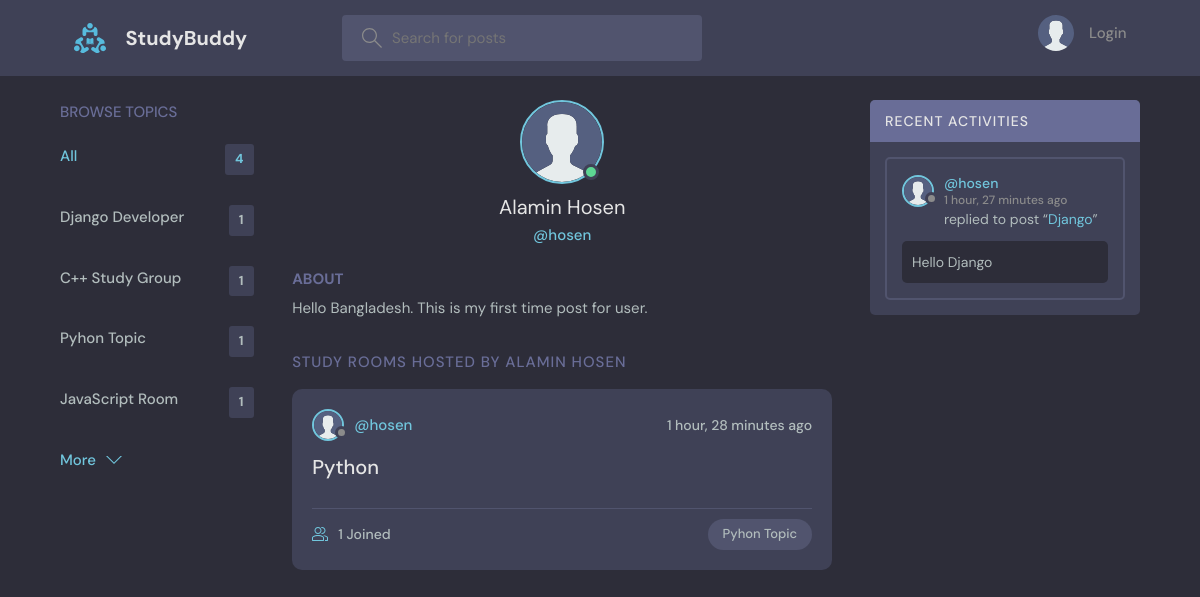
Before: /profile/3/ with the older database file.
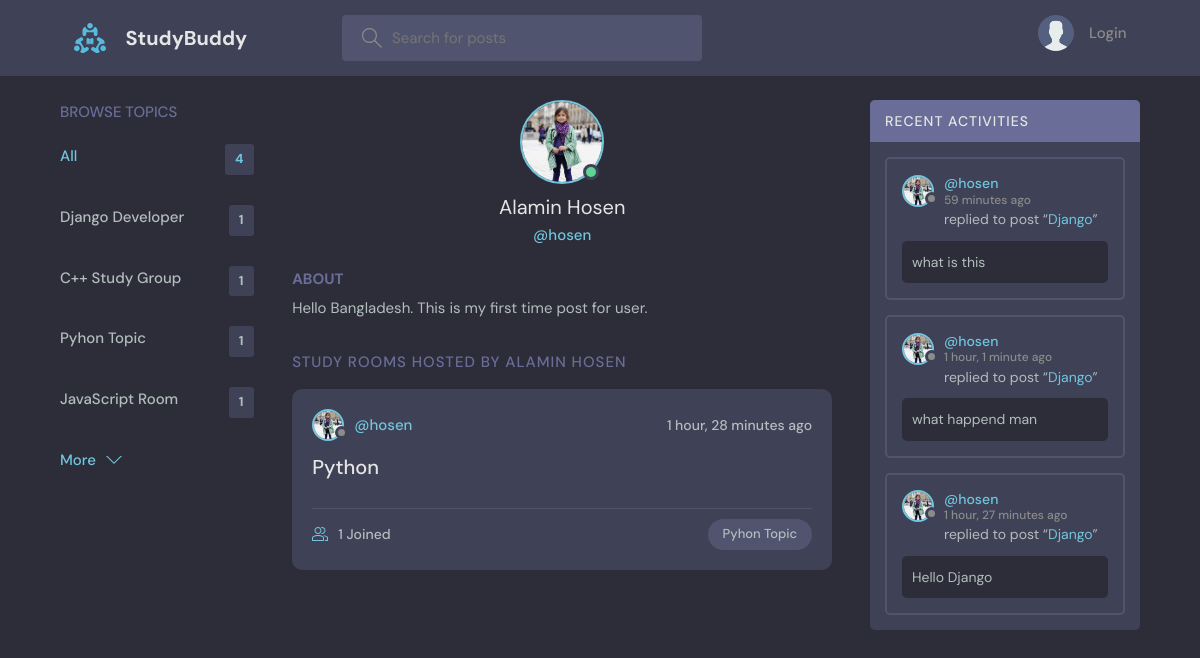
After: the same page with the newer database file.
### base/models.py (models this page shows, shortened)
class Topic(models.Model):
    name = models.CharField(max_length=200)

class User(AbstractUser):
    name = models.CharField(max_length=200, null=True)
    email = models.EmailField(unique=True, null=True)
    bio = models.TextField(null=True)
    avatar = models.ImageField(null=True, default="avatar.svg")
    gender = models.CharField(
        max_length=255, blank=True, default='rather_not_say')
    active = models.BooleanField(default=True)
    staff = models.BooleanField(default=False)  # a admin user; non super-user
    admin = models.BooleanField(default=False)
    USERNAME_FIELD = 'email'
    REQUIRED_FIELDS = []
    objects = UserManager()

class Room(models.Model):
    host = models.ForeignKey(User, on_delete=models.SET_NULL, null=True)
    topic = models.ForeignKey(Topic, on_delete=models.SET_NULL, null=True)
    name = models.CharField(max_length=200)
    description = models.TextField(null=True, blank=True)
    participants = models.ManyToManyField(
        User, related_name='participants', blank=True)
    updated = models.DateTimeField(auto_now=True)
    created = models.DateTimeField(auto_now_add=True)
    class Meta:
        ordering = ['-updated', '-created']
    def __str__(self):
        return self.name

class Message(models.Model):
    user = models.ForeignKey(User, on_delete=models.CASCADE)
    room = models.ForeignKey(Room, on_delete=models.CASCADE)
    body = models.TextField()
    updated = models.DateTimeField(auto_now=True)
    created = models.DateTimeField(auto_now_add=True)
    class Meta:
        ordering = ['-updated', '-created']

### base/views.py (the view)
# urls.py: path('profile/<str:pk>/', views.userProfile, name="user-profile"),
def userProfile(request, pk):
    user = User.objects.get(id=pk)
    rooms = user.room_set.all()
    room_messages = user.message_set.all()
    topics = Topic.objects.all()
    context = {'user': user, 'rooms': rooms,
               'room_messages': room_messages, 'topics': topics}
    return render(request, 'base/profile.html', context)

### base/templates/base/profile.html (shortened to what this page needs)
{% extends 'main.html' %}
{% block content %}
<main class="profile-page layout layout--3">
    <div class="container">
        {% include 'base/topics_component.html' %}
        <div class="roomList">
            <div class="profile">
                <div class="profile__avatar">
                    <div class="avatar avatar--large active">
                        <img src="{{user.avatar.url}}" />
                    </div>
                </div>
                <div class="profile__info">
                    <h3>{{user.name}}</h3>
                    <p>@{{user.username}}</p>
                </div>
                <div class="profile__about">
                    <h3>About</h3>
                    <p>
                        {{user.bio}}
                    </p>
                </div>
            </div>
            <div class="roomList__header">
                <div>
                    <h2>Study Rooms Hosted by {{user.name}}</a>
                    </h2>
                </div>
            </div>
            {% include 'base/feed_component.html' %}
        </div>
        {% include 'base/activity_component.html' %}
    </div>
</main>
{% endblock content %}

### templates/main.html (shortened to what this page needs)
<!DOCTYPE html>
{% load static %}
<html lang="en">
    <head>
        <link rel="stylesheet" href="{% static 'styles/style.css' %}" />
    </head>
    <body>
        {% include 'navbar.html' %}
        {% block content %}
        {% endblock %}
    </body>
</html>
</html>

### templates/navbar.html (shortened to what this page needs)
{% load static %}
<header class="header header--loggedIn">
    <div class="container">
        <a href="{% url 'home' %}" class="header__logo">
            <img src="{% static 'images/logo.svg' %}" />
            <h1>StudyBuddy</h1>
        </a>
        <form class="header__search" method="GET" action="{% url 'home' %}">
            <label>
                <input name="q" placeholder="Search for posts" />
            </label>
        </form>
        <nav class="header__menu">
            {% if request.user.is_authenticated %}
            <div class="header__user">
                <a href="{% url 'update-user' %}">
                    <div class="avatar avatar--medium active">
                        <img src="{{request.user.avatar.url}}" />
                    </div>
                    <p>{{request.user.username}} <span>@{{request.user.username}}</span></p>
                </a>
                <button class="dropdown-button">
                    <svg version="1.1" xmlns="http://www.w3.org/2000/svg" width="32" height="32" viewBox="0 0 32 32">
                        <title>chevron-down</title>
                        <path d="M16 21l-13-13h-3l16 16 16-16h-3l-13 13z"></path>
                    </svg>
                </button>
            </div>
            {% else %}
            <a href="{% url 'login' %}">
                <img src="{% static 'images/avatar.svg' %}" />
                <p>Login</p>
            </a>
            {% endif %}
        </nav>
    </div>
</header>

### base/templates/base/topics_component.html
<div class="topics">
    <div class="topics__header">
        <h2>Browse Topics</h2>
    </div>
    <ul class="topics__list">
        <li>
            <a href="{% url 'home' %}" class="active">All <span>{{topics.count}}</span></a>
        </li>
        {% for topic in topics %}
        <li>
            <a href="{% url 'home' %}?q={{topic.name}}">{{topic.name}}<span>{{topic.room_set.all.count}}</span></a>
        </li>
        {% endfor %}
    </ul>
    <a class="btn btn--link" href="{% url 'topics' %}">
        More
        <svg version="1.1" xmlns="http://www.w3.org/2000/svg" width="32" height="32" viewBox="0 0 32 32">
            <title>chevron-down</title>
            <path d="M16 21l-13-13h-3l16 16 16-16h-3l-13 13z"></path>
        </svg>
    </a>
</div>

### base/templates/base/feed_component.html (shortened to what this page needs)
{% for room in rooms %}
<div class="roomListRoom">
    <div class="roomListRoom__header">
        <a href="{% url 'user-profile' room.host.id %}" class="roomListRoom__author">
            <div class="avatar avatar--small">
                <img src="{{room.host.avatar.url}}" />
            </div>
            <span>@{{room.host.username}}</span>
        </a>
        <div class="roomListRoom__actions">
            <span>{{room.created|timesince}} ago</span>
        </div>
    </div>
    <div class="roomListRoom__content">
        <a href="{% url 'room' room.id %}">{{room.name}}</a>
    </div>
    <div class="roomListRoom__meta">
        <a href="{% url 'room' room.id %}" class="roomListRoom__joined">
            {{room.participants.all.count}} Joined
        </a>
        <p class="roomListRoom__topic">{{room.topic.name}}</p>
    </div>
</div>
{% endfor %}

### base/templates/base/activity_component.html (shortened to what this page needs)
<div class="activities">
    <div class="activities__header">
        <h2>Recent Activities</h2>
    </div>
    {% for message in room_messages %}
    <div class="activities__box">
        <div class="activities__boxHeader roomListRoom__header">
            <a href="{% url 'user-profile' message.user.id %}" class="roomListRoom__author">
                <div class="avatar avatar--small">
                    <img src="{{message.user.avatar.url}}" />
                </div>
                <p>
                    @{{message.user.username}}
                    <span>{{message.created|timesince}} ago</span>
                </p>
            </a>
        </div>
        <div class="activities__boxContent">
            <p>replied to post “<a href="{% url 'room' message.room.id %}">{{message.room}}</a>”</p>
            <div class="activities__boxRoomContent">{{message.body}}</div>
        </div>
    </div>
    {% endfor %}
</div>

Changed rows visible on the page:
changed User "Alamin Hosen": avatar: picture added in place of a placeholder
changed through a linked row, Room "Python": host.avatar: picture added in place of a placeholder
added Message: user.avatar (picture), user.username "hosen", created "59 minutes", room "Django", body "what is this"
added Message: user.avatar (picture), user.username "hosen", created "1 hour, 1 minute", room "Django", body "what happend man"
changed through a linked row, Message "Hello Django": user.avatar: picture added in place of a placeholder
